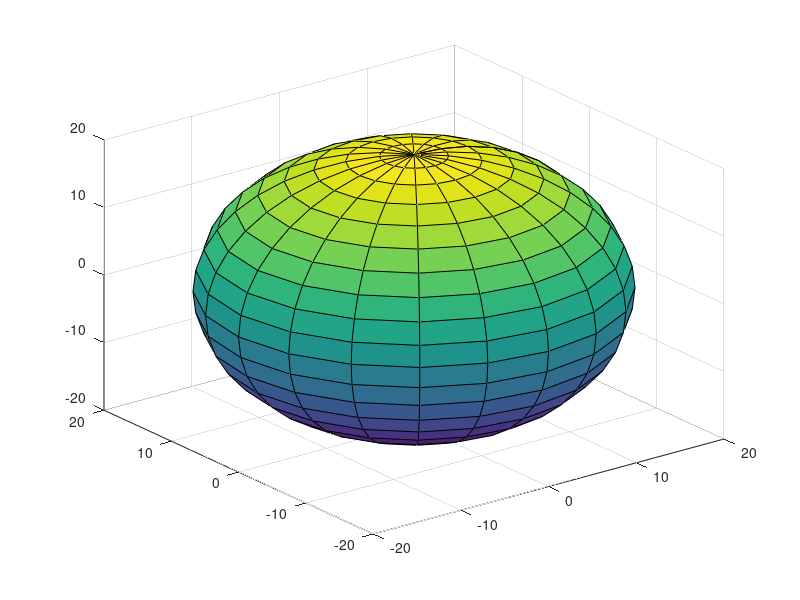

The MATLAB source for this figure: (Note: this script raises an error after producing the figure.)
% =========================================================================
% Title:       EEG Source Localization via Regularization and Truncated SVD
% Course:      Numerical Methods for Data Mining
% Author:      Chiara Giavalisco
% Description: Simulation of a 3D spherical head volume conductor with 32 
%              internal current dipoles (sources) and 5 surface electrodes.
%              Solves the underdetermined inverse problem (G*x = V) using:
%                1. Minimum-norm Tikhonov-like pseudo-inversion: G' * inv(G*G')
%                2. Moore-Penrose pseudo-inverse (pinv) with SVD tolerance thresholding.
% =========================================================================

clear; clc; close all

%% 1. Geometric Head Model & Source Generation
% Approximate the head volume conductor as a sphere of radius R = 20
[X,Y,Z] = sphere; 
x=20*X;
y=20*Y;
z=20*Z;

surf(x,y,z)
axis equal

% Define 32 internal neural sources randomly distributed inside the volume
% Vectorize mesh coordinates into single columns
x1=X(:);
y1=Y(:);
z1=Z(:);

% Sample 32 random points and scale coordinates to keep them strictly inside (radius < 19)
r=randi([1,441],32,1);
s=rand(32,1);
x1=x1(r)*19.*s;
y1=y1(r)*19.*s;
z1=z1(r)*19.*s;

% Visualize the 3D volume conductor alongside the internal sources
surf(x,y,z)
alpha(0.2)
hold on 
plot3(x1,y1,z1,'ob')
title('32 sources within the sphere')

%% 2. Electrode Sensor Placement
% Define coordinates for 5 sensors positioned on the sphere surface (radius = 20)
figure
surf(x,y,z)
alpha(0.2)
x2=[0 0 0 17.3 -17.3];
y2=[0 20 -20 0 0];
z2=[20 0 0 -10 -10];

hold on 
plot3(x2(1),y2(1),z2(1),'o','Linewidth',3)
plot3(x2(2),y2(2),z2(2),'o','Linewidth',3)
plot3(x2(3),y2(3),z2(3),'o','Linewidth',3)
plot3(x2(4),y2(4),z2(4),'o','Linewidth',3)
plot3(x2(5),y2(5),z2(5),'o','Linewidth',3)
hold off
title('5 electrodes at the surface of the sphere')

%% 3. Synthetic EEG Time Series Generation (Forward Dynamics)
% Simulate multichannel autoregressive signals: 5 channels x 100 time points
numit=100;
t=4;
V=zeros(5,numit+3); % Pre-allocation: [5 channels x (numit + transient buffer)]

% Initial conditions
V(1,t-3)=1.1;
V(1,t-2)=1.6;
V(1,t-1)=0.95*sqrt(2)*V(1,t-1)-0.9025*V(1,t-2)+rand(1);
V(4,t-1)=1.45; 
V(5,t-1)=0.9;

% Autoregressive signal propagation across channels with additive Gaussian noise
for i=4:numit+3
    w=randn(5,1);
    V(1,i)=0.95*sqrt(2)*V(1,i-1)-0.9025*V(1,i-2);
    V(2,i)=0.5*V(1,i-2);
    V(3,i)=-0.4*V(1,i-3);
    V(4,i)=-0.5*V(1,i-2)+0.25*sqrt(2)*V(4,i)+0.25*sqrt(2)*V(5,i-1);
    V(5,i)=0.25*sqrt(2)*V(4,i-1)+0.25*sqrt(2)*V(5,i-1);
    V(:,i)=V(:,i)+w;
end

% Remove the transient warm-up window to yield 100 actual time samples
V=V(:,4:end);

%% 4. Lead Field (Gain) Matrix Construction
% Build forward operator G (5 sensors x 32 sources) via inverse squared Euclidean distance
for i=1:5
    X2(i,1:32)=x2(i);
    Y2(i,1:32)=y2(i);
    Z2(i,1:32)=z2(i);
    for j=1:32
        X1(1:5,j)=x1(j);
        Y1(1:5,j)=y1(j);
        Z1(1:5,j)=z1(j);
    end
end
R=(X1-X2).^2+(Y1-Y2).^2+(Z1-Z2).^2;
c=1;
G=c./R;

%% 5. Inverse Problem Formulation & Regularization
% Underdetermined system (5 sensors << 32 sources): G*x = V
% Solution 1: Right pseudo-inverse (minimum-norm solution x = G' * (G*G')^-1 * V)
x = G'*(inv(G*G'))*V;

% Solution 2: Truncated SVD via Moore-Penrose pseudo-inverse with varying singular-value tolerances
% Singular values <= tol are set to zero to filter noise sensitivity
xpi1=pinv(G,10e-1)*V;
xpi2=pinv(G,10e-2)*V;
xpi3=pinv(G,10e-3)*V;
xpi4=pinv(G,10e-4)*V;

% Frobenius norm error comparison against the analytic minimum-norm estimate
err3=norm(x-xpi3)
err4=norm(x-xpi4)

%% 6. Reconstruction Quality & Sensor Signal Tracking
t=linspace(1,100);

% --- Channel 1 Reconstruction Comparison ---
figure
tiledlayout(2,2);
nexttile
plot(t,V(1,:),'g') % Ground truth recorded potential
title('Signal 1 in time')
nexttile
plot(t,G(1,:)*x,'b') % Forward re-projection via closed-form minimum-norm
title('Signal 1 in time with regularization')
nexttile
plot(t,G(1,:)*xpi4,'m') % Re-projection with low singular value thresholding (tol = 10e-4)
title('Signal 1 in time with pinv and tol=10e-4')
nexttile
plot(t,G(1,:)*xpi3,'r') % Re-projection with over-regularized thresholding (tol = 10e-3)
title('Signal 1 in time with pinv and tol=10e-3')

% --- Channel 2 Reconstruction Comparison ---
figure
tiledlayout(2,2);
nexttile
plot(t,V(2,:),'g')
title('Signal 2 in time')
nexttile
plot(t,G(2,:)*x,'b')
title('Signal 2 in time with regularization')
nexttile
plot(t,G(2,:)*xpi4,'m')
title('Signal 2 in time with pinv and tol=10e-4')
nexttile
plot(t,G(2,:)*xpi3,'r')
title('Signal 2 in time with pinv and tol=10e-3')

% --- Channel 3 Reconstruction Comparison ---
figure
tiledlayout(2,2);
nexttile
plot(t,V(3,:),'g')
title('Signal 3 in time')
nexttile
plot(t,G(3,:)*x,'b')
title('Signal 3 in time with regularization')
nexttile
plot(t,G(3,:)*xpi4,'m')
title('Signal 3 in time with pinv and tol=10e-4')
nexttile
plot(t,G(3,:)*xpi3,'r')
title('Signal 3 in time with pinv and tol=10e-3')

% --- Channel 4 Reconstruction Comparison ---
figure
tiledlayout(2,2);
nexttile
plot(t,V(4,:),'g')
title('Signal 4 in time')
nexttile
plot(t,G(4,:)*x,'b')
title('Signal 4 in time with regularization')
nexttile
plot(t,G(4,:)*xpi4,'m')
title('Signal 4 in time with pinv and tol=10e-4')
nexttile
plot(t,G(4,:)*xpi3,'r')
title('Signal 4 in time with pinv and tol=10e-3')

% --- Channel 5 Reconstruction Comparison ---
figure
tiledlayout(2,2);
nexttile
plot(t,V(5,:),'g')
title('Signal 5 in time')
nexttile
plot(t,G(5,:)*x,'b')
title('Signal 5 in time with regularization')
nexttile
plot(t,G(5,:)*xpi4,'m')
title('Signal 5 in time with pinv and tol=10e-4')
nexttile
plot(t,G(5,:)*xpi3,'r')
title('Signal 5 in time with pinv and tol=10e-3')

%% 7. Residual Error Surface Plots
% Absolute tracking error over time: |V - G*x| for each sensor channel
err=abs(V-G*x);
figure
contourf(err)
colorbar
title('Error in time with regularization')

errpi4=abs(V-G*xpi4);
figure
contourf(errpi4)
colorbar
title('Error in time with pinv and tol=10e-4')

errpi3=abs(V-G*xpi3);
figure
contourf(errpi3)
colorbar
title('Error in time with pinv and tol=10e-3')
